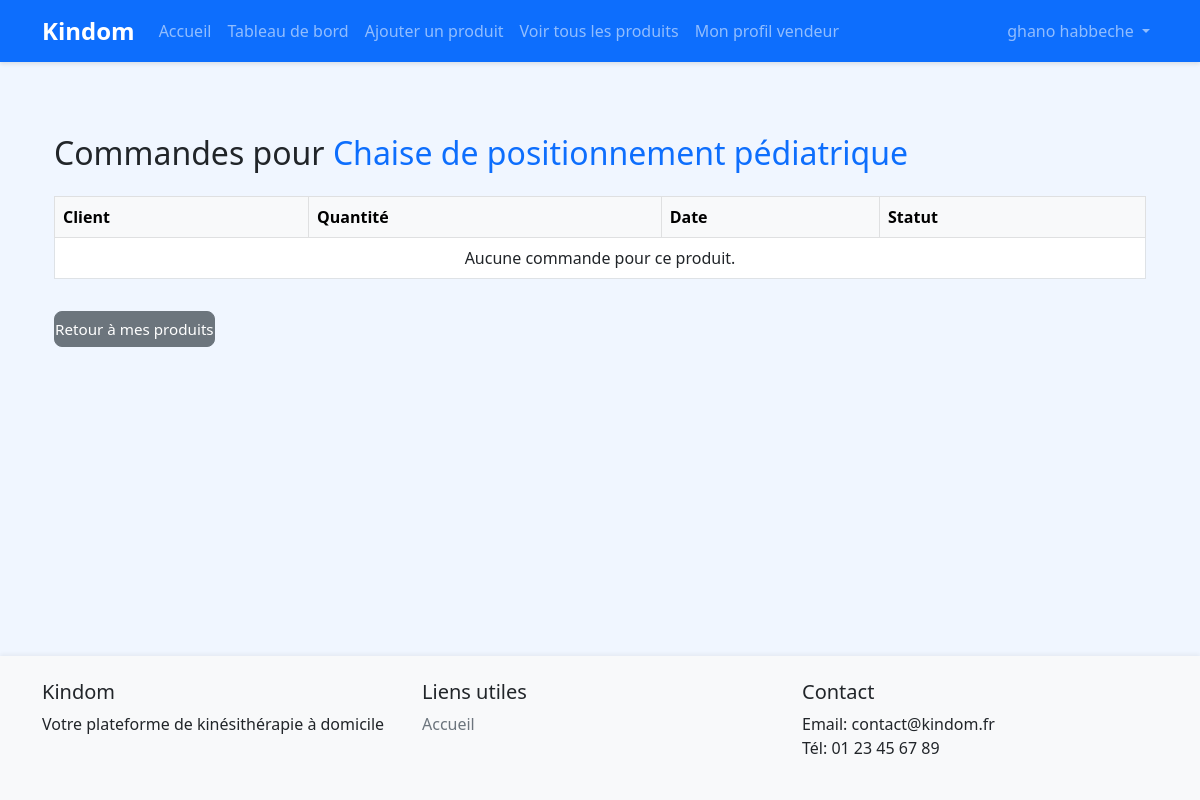
/shop/vendeur/produit/9/commandes/ (signed in), run on the app's committed database.
### accounts/models.py (models this page shows, shortened)
class CustomUser(AbstractUser):
    USER_TYPE_CHOICES = (
        ('patient', 'Patient'),
        ('kine', 'Kinésithérapeute'),
        ('vendor', 'Vendeur'),
        ('admin', 'Administrateur'),
    )
    user_type = models.CharField(max_length=20, choices=USER_TYPE_CHOICES, default='patient')
    phone_number = models.CharField(max_length=15, blank=True)
    address = models.TextField(blank=True)
    profile_picture = models.ImageField(upload_to='profile_pics/', blank=True, null=True)
    bio = models.TextField(blank=True)
    is_validated = models.BooleanField(default=True)  # True par défaut, sauf pour les kinés
    diplome = models.CharField(max_length=100, blank=True, null=True, verbose_name="Diplôme")
    wilaya = models.CharField(max_length=50, blank=True, null=True, verbose_name="Wilaya")
    diplome_file = models.ImageField(upload_to='diplomes/', blank=True, null=True, verbose_name="Photo du diplôme")

### shop/models.py (models this page shows, shortened)
class Product(models.Model):
    CATEGORY_CHOICES = [
        ("Produits de soins et de massage", "Produits de soins et de massage"),
        ("Matériel de rééducation fonctionnelle", "Matériel de rééducation fonctionnelle"),
        ("Équipements de renforcement musculaire", "Équipements de renforcement musculaire"),
        ("Produits de cryothérapie", "Produits de cryothérapie"),
        ("Appareils électromédicaux", "Appareils électromédicaux"),
        ("Supports et orthèses", "Supports et orthèses"),
        ("Mobilier et accessoires professionnels", "Mobilier et accessoires professionnels"),
        ("autre", "Autre"),
    ]
    name = models.CharField(max_length=200)
    description = models.TextField()
    price = models.DecimalField(max_digits=10, decimal_places=2)
    stock = models.IntegerField(default=0)
    image = models.ImageField(upload_to='products/')
    category = models.CharField(max_length=60, choices=CATEGORY_CHOICES, default="autre")
    created_at = models.DateTimeField(auto_now_add=True)
    updated_at = models.DateTimeField(auto_now=True)
    vendor = models.ForeignKey(
        settings.AUTH_USER_MODEL,
        on_delete=models.CASCADE,
        related_name='products',
        limit_choices_to={'user_type': 'vendor'},
        null=True, blank=True
    )

### shop/views.py (the view)
# urls.py: path('vendeur/produit/<int:produit_id>/commandes/', views.voir_commandes_produit, name='voir_commandes_produit'),
@vendor_required
def voir_commandes_produit(request, produit_id):
    produit = get_object_or_404(Product, id=produit_id, vendor=request.user)
    commandes = OrderItem.objects.filter(product=produit)
    return render(request, 'shop/vendor/commandes_produit.html', {'commandes': commandes, 'produit': produit})

### shop/views.py (called while the page is built)
def vendor_required(view_func):
    return login_required(user_passes_test(lambda u: u.user_type == 'vendor')(view_func))

### templates/shop/vendor/commandes_produit.html
{% extends 'base.html' %}
{% block content %}
<div class="container my-5">
    <h2 class="mb-4">Commandes pour <span class="text-primary">{{ produit.name }}</span></h2>
    <table class="table table-bordered table-hover">
        <thead class="table-light">
            <tr>
                <th>Client</th>
                <th>Quantité</th>
                <th>Date</th>
                <th>Statut</th>
            </tr>
        </thead>
        <tbody>
        {% for commande in commandes %}
            <tr>
                <td>{{ commande.order.customer.get_full_name|default:commande.order.customer.email }}</td>
                <td>{{ commande.quantity }}</td>
                <td>{{ commande.order.created_at|date:"d/m/Y H:i" }}</td>
                <td>{{ commande.order.get_status_display }}</td>
            </tr>
        {% empty %}
            <tr><td colspan="4" class="text-center">Aucune commande pour ce produit.</td></tr>
        {% endfor %}
        </tbody>
    </table>
    <a href="{% url 'shop:vendor_product_list' %}" class="btn btn-secondary mt-3">Retour à mes produits</a>
</div>
{% endblock %}

### templates/base.html (shortened to what this page needs)
<!DOCTYPE html>
<html lang="fr">
<head>
    <link href="https://cdn.jsdelivr.net/npm/bootstrap@5.3.0/dist/css/bootstrap.min.css" rel="stylesheet">
    {% load static %}
    <link href="{% static 'css/style.css' %}" rel="stylesheet">
</head>
<body>
    <nav class="navbar navbar-expand-lg navbar-dark bg-primary">
        <div class="container">
            <a class="navbar-brand" href="{% url 'accounts:home' %}">Kindom</a>
            <div class="collapse navbar-collapse" id="navbarNav">
                <ul class="navbar-nav me-auto">
                    <li class="nav-item">
                        <a class="nav-link" href="{% url 'accounts:home' %}">Accueil</a>
                    </li>
                    {% if user.is_authenticated and user.user_type == 'vendor' %}
                        <li class="nav-item">
                            <a class="nav-link" href="/shop/vendor/dashboard/">Tableau de bord</a>
                        </li>
                        <li class="nav-item">
                            <a class="nav-link" href="/shop/vendeur/produits/ajouter/">Ajouter un produit</a>
                        </li>
                        <li class="nav-item">
                            <a class="nav-link" href="/shop/vendeur/produits/">Voir tous les produits</a>
                        </li>
                        <li class="nav-item">
                            <a class="nav-link" href="/profil-vendeur/">Mon profil vendeur</a>
                        </li>
                    {% endif %}
                </ul>
                <ul class="navbar-nav">
                    {% if user.is_authenticated %}
                        <li class="nav-item dropdown">
                            <a class="nav-link dropdown-toggle" href="#" id="navbarDropdown" role="button" data-bs-toggle="dropdown">
                                {{ user.get_full_name|default:user.email }}
                            </a>
                        </li>
                    {% endif %}
                </ul>
            </div>
        </div>
    </nav>
    <main class="container my-4">
        {% block content %}{% endblock %}
    </main>
    <footer class="bg-light py-4 mt-5">
        <div class="container">
            <div class="row">
                <div class="col-md-4">
                    <h5>Kindom</h5>
                    <p>Votre plateforme de kinésithérapie à domicile</p>
                </div>
                <div class="col-md-4">
                    <h5>Liens utiles</h5>
                    <ul class="list-unstyled">
                        <li><a href="{% url 'accounts:home' %}">Accueil</a></li>
                    </ul>
                </div>
                <div class="col-md-4">
                    <h5>Contact</h5>
                    <ul class="list-unstyled">
                        <li>Email: contact@kindom.fr</li>
                        <li>Tél: 01 23 45 67 89</li>
                    </ul>
                </div>
            </div>
        </div>
    </footer>
</body>
</html>

### static/css/style.css (style rules this page uses)
body { min-height: 100vh; display: flex; flex-direction: column; background: #f0f6ff; }
main { flex: 1; }
.navbar { box-shadow: 0 2px 4px rgba(0,0,0,0.1); }
.navbar-brand { font-weight: bold; font-size: 1.5rem; }
.btn { border-radius: 5px; padding: 0.5rem 1.5rem; }
footer { margin-top: auto; box-shadow: 0 -2px 4px rgba(0,0,0,0.05); }
footer a { color: #6c757d; text-decoration: none; }
.btn { font-size: 0.95rem; font-weight: 500; border-radius: 8px; padding: 0.35rem 0; }

### data on the page
CustomUser: get_full_name "ghano habbeche"
Product: name "Chaise de positionnement pédiatrique"
